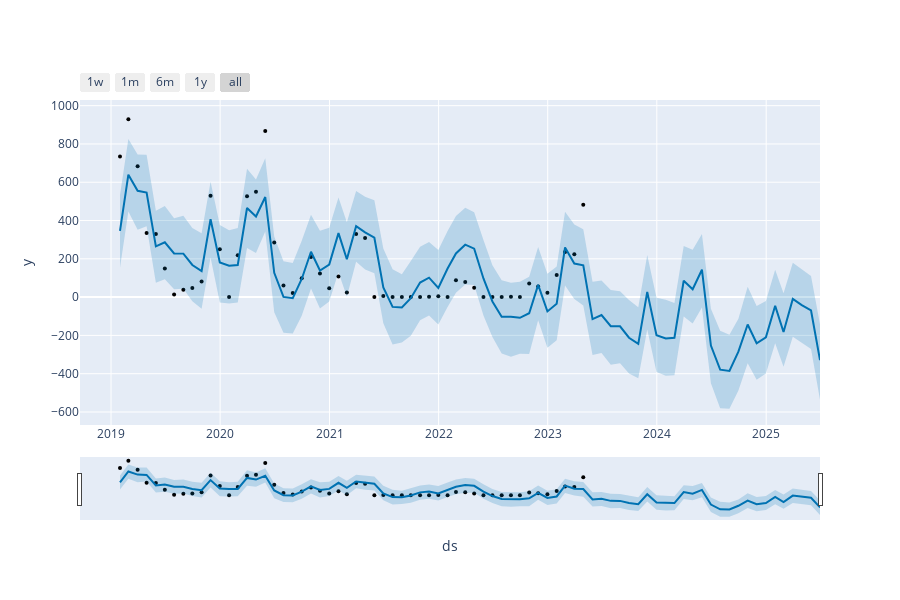

Source (notebook cell):
### Code cell
# Visualiser les résultats avec plot_plotly
fig = plot_plotly(model, forecast)
py.iplot(fig)
